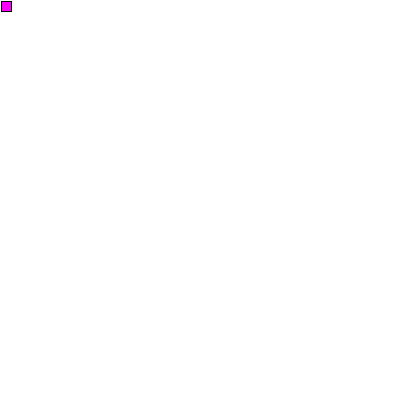
Frame 1 (no input)
Frame 60 (the mouse pressed at the canvas centre just before this capture): identical to frame 1, image omitted
Frame 120 (the mouse held since frame 60 and released just before this capture): identical to frame 1, image omitted

The Processing sketch that drew this single still picture (run headless with seeded random() and noise(); from frame 60 on, the mouse is pressed at the canvas centre):

// Processing sketch: Ship
// ── Ship.pde
//Seth Banker
float x;//target x
float y;//target y

//where the object is now
float curX;//x value
float curY;//y value

float velocity = 5;

float xLength;
float yLength;

float magnitude;//magnitude of current position and target position

float nM; //normalized magnitude

void setup(){
  size(400,400);
  curX =1;
  curY = 1;
}

void draw(){
 if((x - curX) > 2 || (x - curX) < -2){
   curX += xLength * velocity;
 }
 if((y - curY) > 2 || (y - curY) < -2){
   curY += yLength * velocity;
 }
 background(255);
 stroke(5);
 fill(255,0,255);
 rect(curX, curY, 10,10);
}

void mouseReleased(){
  x = mouseX;
  y = mouseY;
  newTarget();
}

void newTarget(){
 xLength = x - curX;//Distance of target x and current x position
 yLength = y - curY;//Distance of target y and current y position
   magnitude = sqrt(x * x + y * y);//finding the magnitude
   if(magnitude != 0){
     //This is supposed to create a normalized x value but i don't know if i am doing it right since the further apart the target and current object are the faster it moves, or maybe I'm miss understanding what the point of normalizing is?
     xLength /= magnitude;
     yLength /= magnitude; 
   } 
}
